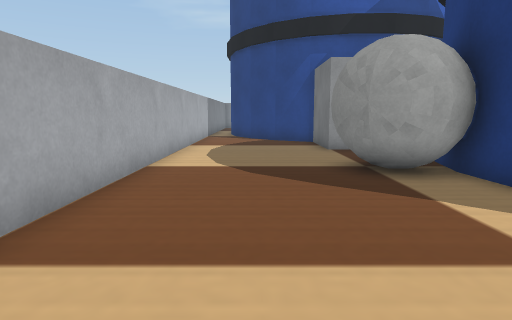
view 1 (above)

16 first-person views from a walk through a robot-simulator world made for Webots. The camera is 0.06 m above the floor, tilts 8° down and sees 75° across. The floor is counted in squares, 0.05 m on a side. Each view is taken from the middle of a square. On the plan, view 1 faces up. The plan holds only what a view shows up to about 13 squares ahead; the rest is blank. The place goes on beyond the plan. The robots in the file are not drawn. Simple shapes and patterns stand in for the simulator's stock objects.

view 2
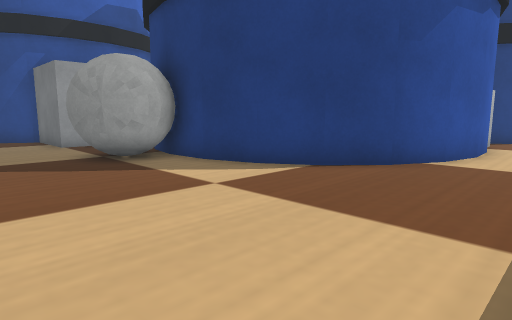

view 3
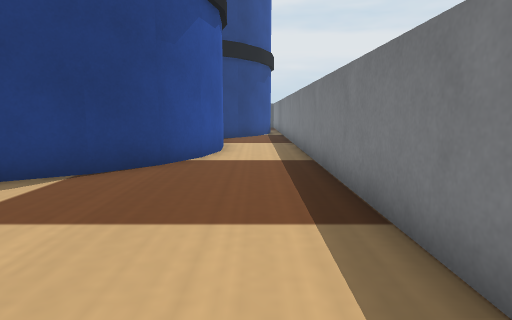

view 4
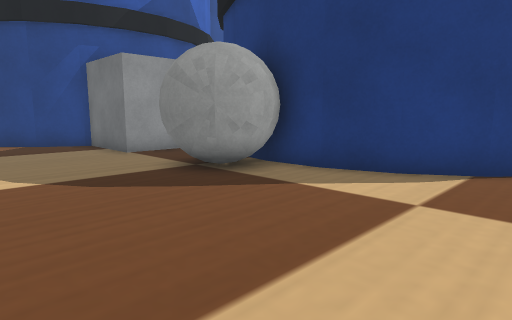

view 5
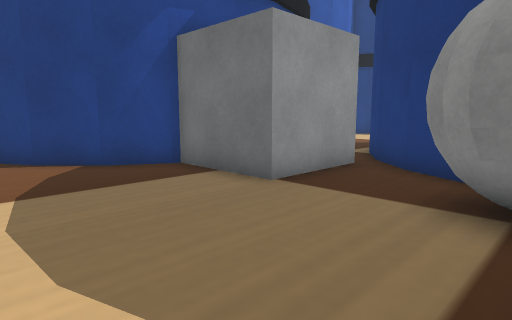

view 6
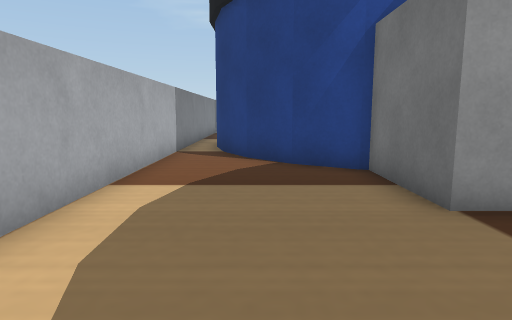

view 7
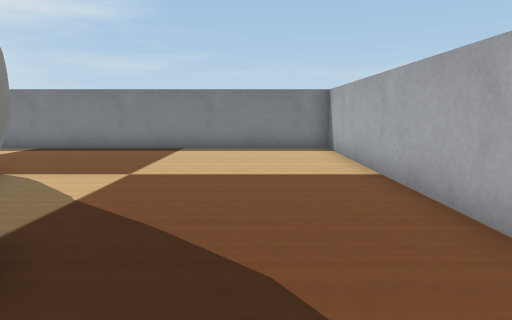

view 8
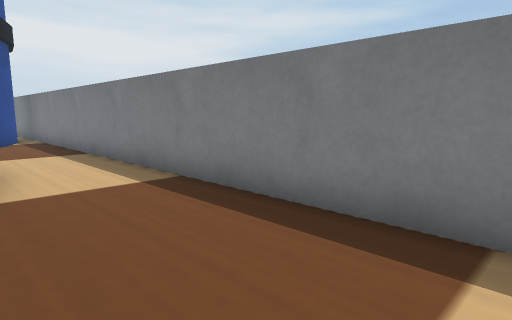

view 9
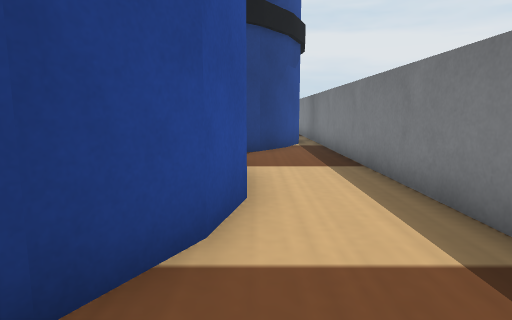

view 10
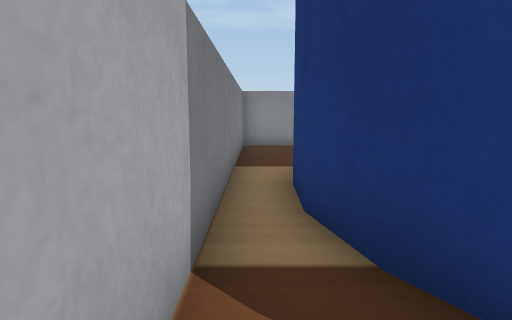

view 11
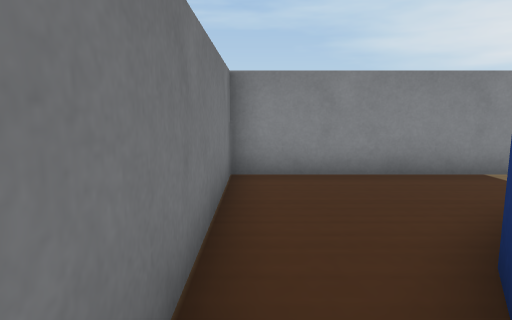

view 12
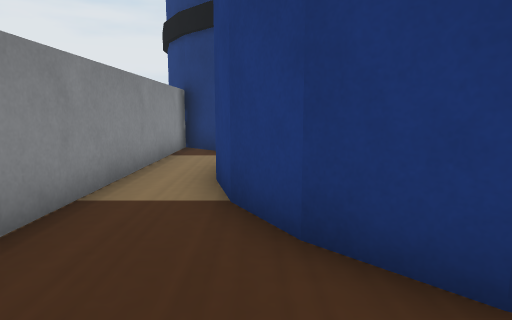

view 13
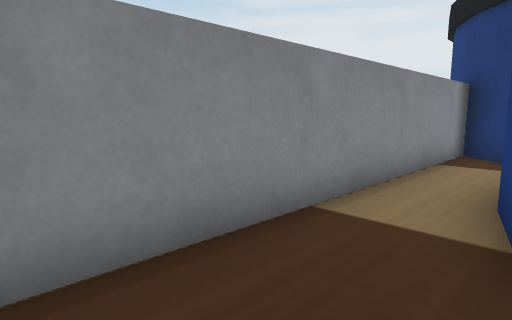

view 14
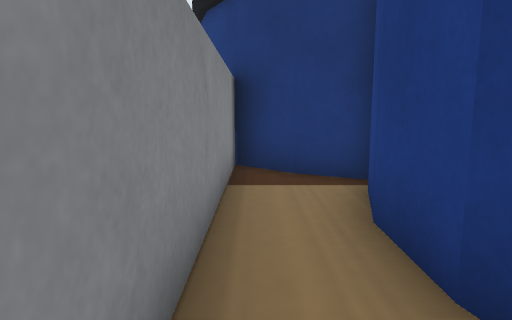

view 15
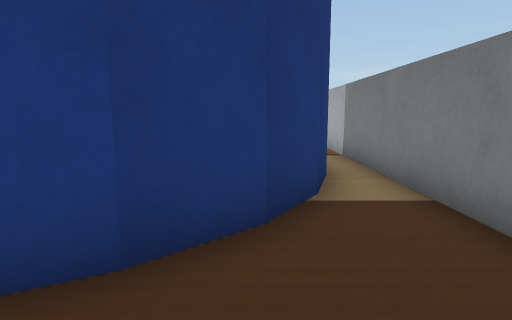

view 16
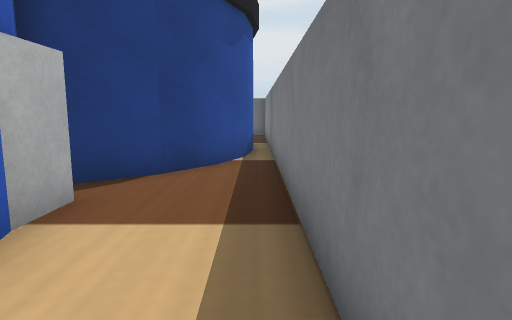

### Floor plan
Key: @ floor where view 1 was taken; # wall or solid block; . floor; B barrel; G grey box; A ball.
Columns run from 3 left of view 1 to 20 right of it. Each row starts with its distance up from view 1.
 29                BB
 28 ##############BB
 27 #...........BB
 26 #......BB...B
 25 #....BB  BB
 24 #..BB
 23 #..B
 22 #.B
 21 #.B
 20 #.B
 19 #.B
 18 #.B
 17 #.BB
 16 #..B
 15 #...BB
 14 #....G   BBB
 13 #.....G
 12 #.....G   .B
 11 #.....GGGBB
 10 #.......BB
  9 #.......B
  8 #....AA B
  7 #....AAA
  6 #....AAA
  5 #......BB
  4 #.......B
  3 #.......BB
  2 #........BB      BB
  1 #.........BB   ##BB
  0 #..@........BBB...BB
 -1 #...................BB
 -2 #....................BBB
 -3 ########################

Where each view was taken, in squares from view 1:
view 1: 0 up, 0 right, facing up
view 2: 2 down, 1 left, facing up-right
view 3: 1 down, 1 left, facing right
view 4: 1 up, 2 left, facing up-right
view 5: 7 up, 2 left, facing up-right
view 6: 7 up, 0 right, facing up
view 7: 9 up, 0 right, facing down
view 8: 1 up, 2 right, facing down-right
view 9: 0 up, 5 right, facing right
view 10: 15 up, 2 left, facing up
view 11: 21 up, 2 left, facing up
view 12: 25 up, 2 left, facing right
view 13: 25 up, 1 left, facing up-right
view 14: 27 up, 2 right, facing right
view 15: 27 up, 0 right, facing down
view 16: 2 down, 9 right, facing right
